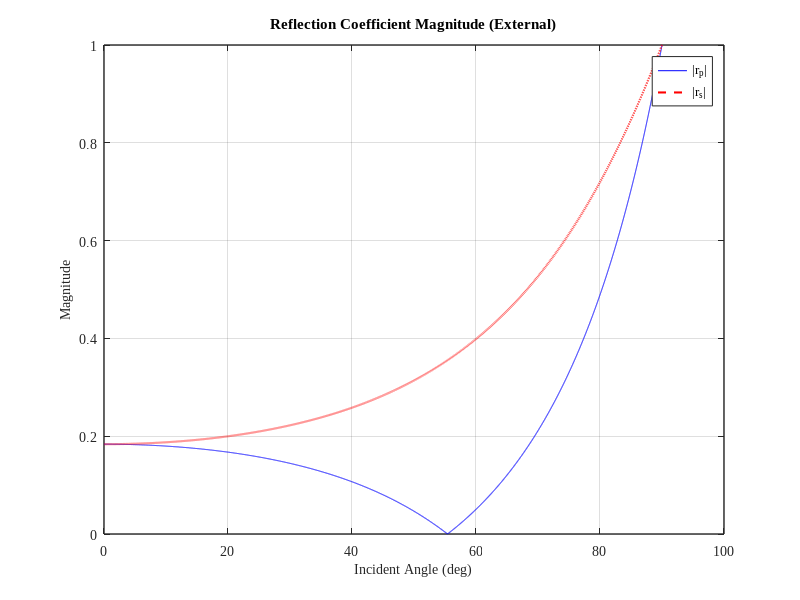
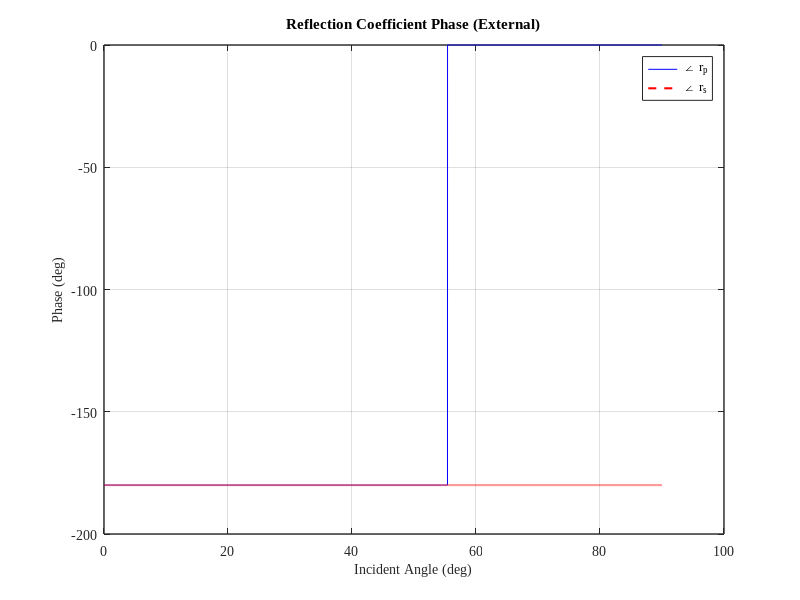
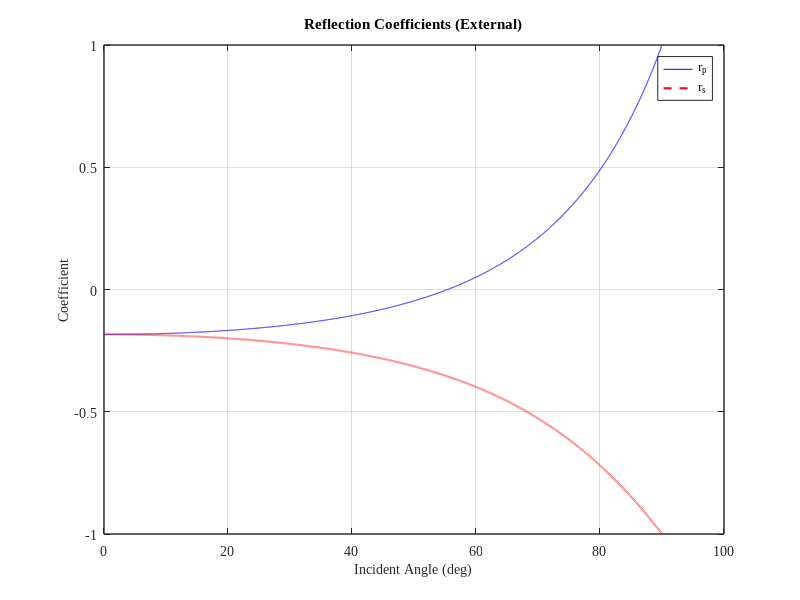
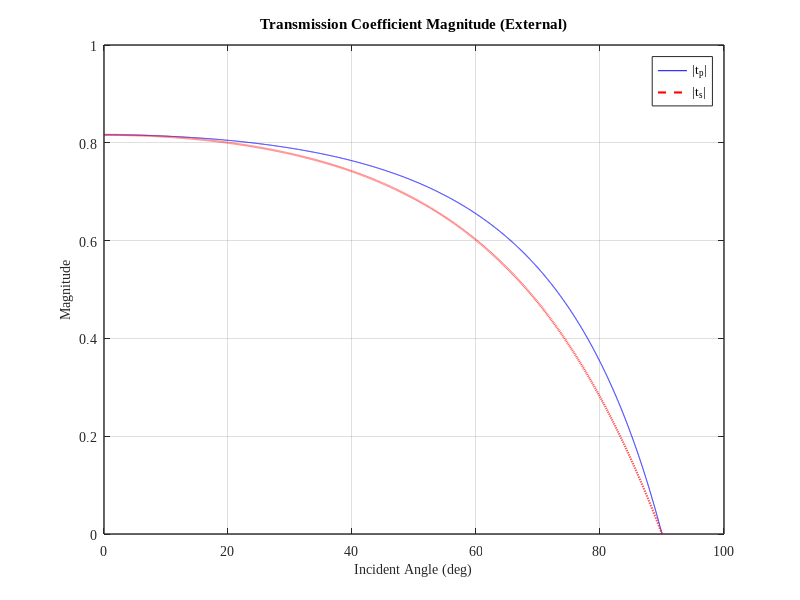

The MATLAB source for these figures, in order:
%% 外反射 Fresnel 公式仿真（空气→玻璃）
clc; clear; close all;
%% 参数设置
n1 = 1.00;        % 入射介质折射率（空气）
n2 = 1.45;        % 透射介质折射率（玻璃）
n = n2 / n1;      % 相对折射率
theta = 0 : 0.01 : 90;       % 入射角 (°)
a = deg2rad(theta);            % 入射角 (rad)
%% Fresnel 公式计算
rs = (cos(a) - sqrt(n.^2 - sin(a).^2)) ./ (cos(a) + sqrt(n.^2 - sin(a).^2));
ts = (2 .* cos(a)) ./ (cos(a) + sqrt(n.^2 - sin(a).^2));
rp = (sqrt(n.^2 - sin(a).^2) - (n.^2) .* cos(a)) ./ ((n.^2) .* cos(a) + sqrt(n.^2 - sin(a).^2));
tp = (2 .* n .* cos(a)) ./ ((n.^2) .* cos(a) + sqrt(n.^2 - sin(a).^2));
bs = -angle(rs); bp = -angle(rp);
cs = -angle(ts); cp = -angle(tp);
angloutrs = rad2deg(bs); angloutrp = rad2deg(bp);
angloutts = rad2deg(cs); anglouttp = rad2deg(cp);
%% 图 1：反射系数幅度
figure;
plot(theta, abs(rp), 'b', theta, abs(rs), 'r--', 'LineWidth', 1.5);
title('Reflection Coefficient Magnitude (External)');
xlabel('Incident Angle (deg)', 'FontName', 'Times New Roman', 'FontSize', 10);
ylabel('Magnitude', 'FontName', 'Times New Roman', 'FontSize', 10);
grid on; set(gca, 'box', 'on');
set(gca, 'FontName', 'Times New Roman', 'FontSize', 10); set(gca, 'LineWidth', 1);
legend('|r_p|', '|r_s|', 'Location', 'best', 'FontName', 'Times New Roman', 'FontSize', 9);
set(gcf, 'Renderer', 'OpenGL');
print(gcf, 'fig1.jpg', '-djpeg', '-r600');
%% 图 2：反射系数相位
figure;
plot(theta, angloutrp, 'b', theta, angloutrs, 'r--', 'LineWidth', 1.5);
title('Reflection Coefficient Phase (External)');
xlabel('Incident Angle (deg)', 'FontName', 'Times New Roman', 'FontSize', 10);
ylabel('Phase (deg)', 'FontName', 'Times New Roman', 'FontSize', 10);
grid on; set(gca, 'box', 'on');
set(gca, 'FontName', 'Times New Roman', 'FontSize', 10); set(gca, 'LineWidth', 1);
legend('\angle r_p', '\angle r_s', 'Location', 'best', 'FontName', 'Times New Roman', 'FontSize', 9);
set(gcf, 'Renderer', 'OpenGL');
print(gcf, 'fig2.jpg', '-djpeg', '-r600');
%% 图 3：反射系数
figure;
plot(theta, rp, 'b', theta, rs, 'r--', 'LineWidth', 1.5);
title('Reflection Coefficients (External)');
xlabel('Incident Angle (deg)', 'FontName', 'Times New Roman', 'FontSize', 10);
ylabel('Coefficient', 'FontName', 'Times New Roman', 'FontSize', 10);
grid on; set(gca, 'box', 'on');
set(gca, 'FontName', 'Times New Roman', 'FontSize', 10); set(gca, 'LineWidth', 1);
legend('r_p', 'r_s', 'Location', 'best', 'FontName', 'Times New Roman', 'FontSize', 9);
set(gcf, 'Renderer', 'OpenGL');
print(gcf, 'fig3.jpg', '-djpeg', '-r600');
%% 图 4：透射系数幅度
figure;
plot(theta, abs(tp), 'b', theta, abs(ts), 'r--', 'LineWidth', 1.5);
title('Transmission Coefficient Magnitude (External)');
xlabel('Incident Angle (deg)', 'FontName', 'Times New Roman', 'FontSize', 10);
ylabel('Magnitude', 'FontName', 'Times New Roman', 'FontSize', 10);
grid on; set(gca, 'box', 'on');
set(gca, 'FontName', 'Times New Roman', 'FontSize', 10); set(gca, 'LineWidth', 1);
legend('|t_p|', '|t_s|', 'Location', 'best', 'FontName', 'Times New Roman', 'FontSize', 9);
set(gcf, 'Renderer', 'OpenGL');
print(gcf, 'fig4.jpg', '-djpeg', '-r600');
%% 图 5：透射系数相位
figure;
plot(theta, anglouttp, 'b', theta, angloutts, 'r--', 'LineWidth', 1.5);
title('Transmission Coefficient Phase (External)');
xlabel('Incident Angle (deg)', 'FontName', 'Times New Roman', 'FontSize', 10);
ylabel('Phase (deg)', 'FontName', 'Times New Roman', 'FontSize', 10);
grid on; set(gca, 'box', 'on');
set(gca, 'FontName', 'Times New Roman', 'FontSize', 10); set(gca, 'LineWidth', 1);
legend('\angle t_p', '\angle t_s', 'Location', 'best', 'FontName', 'Times New Roman', 'FontSize', 9);
set(gcf, 'Renderer', 'OpenGL');
print(gcf, 'fig5.jpg', '-djpeg', '-r600');
%% 图 6：透射系数
figure;
plot(theta, tp, 'b', theta, ts, 'r--', 'LineWidth', 1.5);
title('Transmission Coefficients (External)');
xlabel('Incident Angle (deg)', 'FontName', 'Times New Roman', 'FontSize', 10);
ylabel('Coefficient', 'FontName', 'Times New Roman', 'FontSize', 10);
grid on; set(gca, 'box', 'on');
set(gca, 'FontName', 'Times New Roman', 'FontSize', 10); set(gca, 'LineWidth', 1);
legend('t_p', 't_s', 'Location', 'best', 'FontName', 'Times New Roman', 'FontSize', 9);
set(gcf, 'Renderer', 'OpenGL');
print(gcf, 'fig6.jpg', '-djpeg', '-r600');
